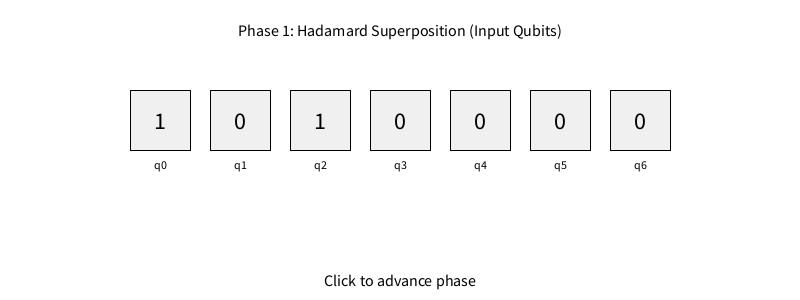
Frame 1 (no input)
Frame 60 (the mouse pressed at the canvas centre just before this capture): identical to frame 1, image omitted
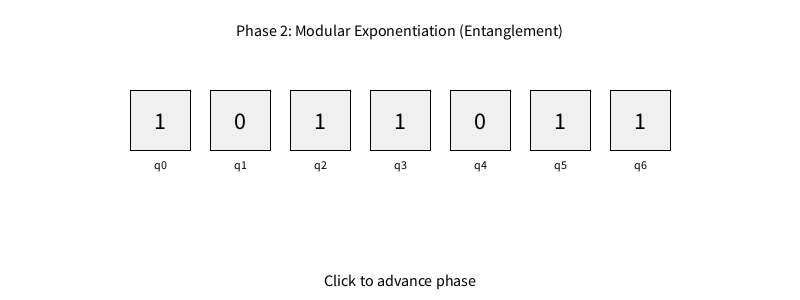
Frame 120 (the mouse held since frame 60 and released just before this capture)

The Processing sketch that drew these frames (run headless with seeded random() and noise(); from frame 60 on, the mouse is pressed at the canvas centre):

// Processing sketch: qubit_steps
// ── qubit_steps.pde
final int NUM_QUBITS = 7;
int[] qubits = new int[NUM_QUBITS];
boolean isMeasured = false;
int phase = 0; // 0: Superposition, 1: Entanglement, 2: Measurement

int boxSize = 60;
int spacing = 20;
int startX, startY;

void setup() {
  size(800, 300);
  textAlign(CENTER, CENTER);
  textSize(24);
  startX = (width - (NUM_QUBITS * (boxSize + spacing) - spacing)) / 2;
  startY = height / 2 - boxSize;
}

void draw() {
  background(255);
  drawQubits();

  fill(0);
  textSize(16);
  if (phase == 0) {
    text("Phase 1: Hadamard Superposition (Input Qubits)", width / 2, 30);
  } else if (phase == 1) {
    text("Phase 2: Modular Exponentiation (Entanglement)", width / 2, 30);
  } else if (phase == 2) {
    text("Phase 3: QFT + Measurement", width / 2, 30);
  }
  text("Click to advance phase", width / 2, height - 20);
}

void drawQubits() {
  for (int i = 0; i < NUM_QUBITS; i++) {
    int x = startX + i * (boxSize + spacing);
    int y = startY;

    // Update values based on phase
    if (phase == 0 && i < 3) {
      qubits[i] = int(random(2)); // Superposition on input qubits
    } else if (phase == 1 && i >= 3) {
      qubits[i] = qubits[i - 3]; // Output mimics input (simplified entanglement)
    } else if (phase == 2 && !isMeasured) {
      for (int j = 0; j < NUM_QUBITS; j++) {
        qubits[j] = int(random(2)); // Collapse to measurement
      }
      isMeasured = true;
    }

    // Draw box
    stroke(0);
    fill(240);
    rect(x, y, boxSize, boxSize);

    // Draw qubit value
    fill(0);
    textSize(24);
    text(qubits[i], x + boxSize / 2, y + boxSize / 2);

    // Label
    textSize(12);
    text("q" + i, x + boxSize / 2, y + boxSize + 15);
  }
}

void mousePressed() {
  if (phase < 2) {
    phase++;
  } else {
    phase = 0;
    isMeasured = false;
  }
}
